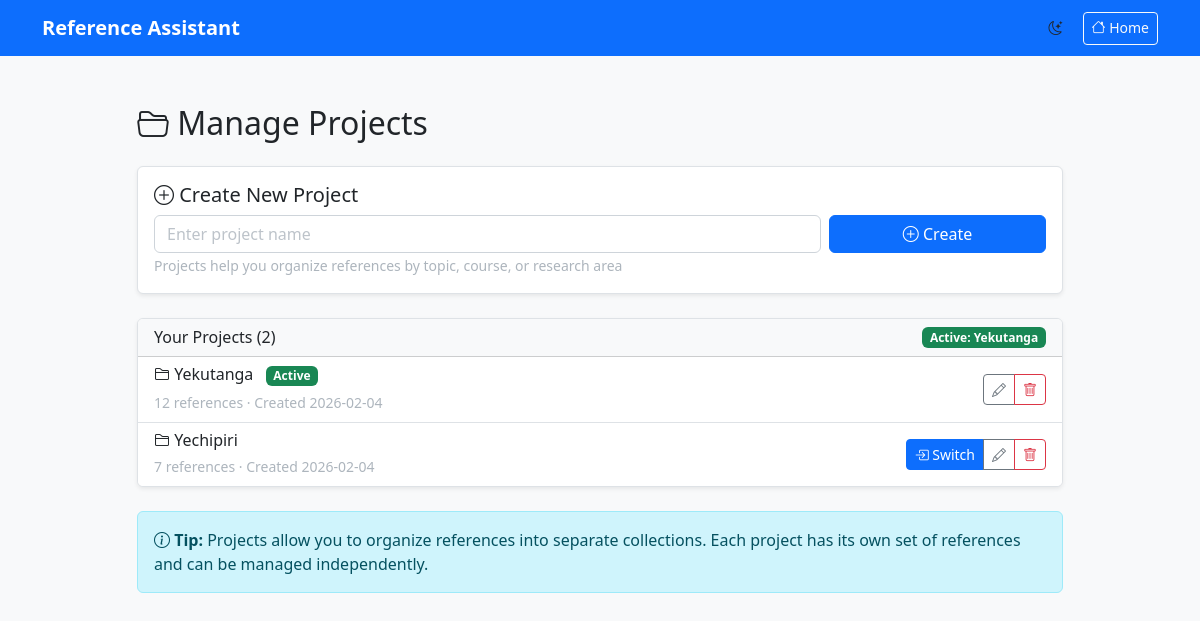
Screenshot of /projects (signed in) with the database file from the repository.
### ui/database.py (models this page shows, shortened)
class Project(db.Model):
    __tablename__ = 'projects'
    id = db.Column(db.String(255), primary_key=True)
    user_id = db.Column(db.Integer, db.ForeignKey('users.id'), nullable=False, index=True)
    name = db.Column(db.String(255), nullable=False)
    created_at = db.Column(db.DateTime, default=datetime.utcnow)
    last_modified = db.Column(db.DateTime, default=datetime.utcnow, onupdate=datetime.utcnow)
    project_references = db.relationship('ProjectReference', backref='project', lazy=True, cascade='all, delete-orphan')
    def to_dict(self):
        return {
            'id': self.id,
            'name': self.name,
            'created_at': self.created_at.isoformat() if self.created_at else None,
            'last_modified': self.last_modified.isoformat() if self.last_modified else None,
            'ref_count': len(self.project_references)
        }

### ui/app.py (the view)
@app.route('/projects')
@login_required
def manage_projects():
    from ui.database import Project, ProjectReference
    projects = Project.query.filter_by(user_id=current_user.id).all()
    project_list = [p.to_dict() for p in projects]
    return render_template('projects.html', projects=project_list)

### ui/app.py (called while the page is built)
@login_manager.user_loader
def load_user(user_id):
    return User.query.get(int(user_id))

@app.context_processor
def inject_project_context():
    if not current_user.is_authenticated:
        return {
            'current_project': None,
            'available_projects': []
        }
    from ui.database import Project
    current_project_id = session.get('current_project_id')
    all_projects = Project.query.filter_by(user_id=current_user.id).all()
    current_project = None
    if current_project_id:
        current_project = Project.query.filter_by(
            id=current_project_id,
            user_id=current_user.id
        ).first()
    if not current_project and all_projects:
        current_project = all_projects[0]
        session['current_project_id'] = current_project.id
    return {
        'current_project': current_project.to_dict() if current_project else None,
        'available_projects': [p.to_dict() for p in all_projects]
    }

### ui/templates/projects.html (shortened to what this page needs)
<!doctype html>
<html>
<head>
    <link href="https://cdn.jsdelivr.net/npm/bootstrap@5.3.2/dist/css/bootstrap.min.css" rel="stylesheet"
>
    <link rel="stylesheet" href="https://cdn.jsdelivr.net/npm/bootstrap-icons@1.11.1/font/bootstrap-icons.css">
    <link rel="stylesheet" href="{{ url_for('static', filename='css/enhancements.css') }}">
</head>
<body class="bg-light">
    <nav class="navbar navbar-expand-lg navbar-dark bg-primary">
        <div class="container">
            <a class="navbar-brand fw-bold" href="{{ url_for('index') }}">Reference Assistant</a>
            <div class="navbar-nav ms-auto">
                <button id="darkModeToggle" class="btn btn-sm me-2 dark-mode-toggle" aria-label="Toggle dark mode">
                    <i id="darkModeIcon" class="bi bi-moon-stars"></i>
                </button>
                <a href="{{ url_for('index') }}" class="btn btn-outline-light btn-sm">
                    <i class="bi bi-house"></i> Home
                </a>
            </div>
        </div>
    </nav>
    <div class="container py-5">
        <div class="row">
            <div class="col-lg-10 mx-auto">
                <h2 class="mb-4">
                    <i class="bi bi-folder2-open"></i> Manage Projects
                </h2>
                <div class="card shadow-sm mb-4">
                    <div class="card-body">
                        <h5 class="card-title"><i class="bi bi-plus-circle"></i> Create New Project</h5>
                        <form action="{{ url_for('create_project') }}" method="post">
                            <div class="row g-2">
                                <div class="col-md-9">
                                    <input type="text" class="form-control" name="project_name"
                                        placeholder="Enter project name" required maxlength="100">
                                    <small class="text-muted">Projects help you organize references by topic, course, or
                                        research
                                        area</small>
                                </div>
                                <div class="col-md-3">
                                    <button type="submit" class="btn btn-primary w-100">
                                        <i class="bi bi-plus-circle"></i> Create
                                    </button>
                                </div>
                            </div>
                        </form>
                    </div>
                </div>
                <div class="card shadow-sm">
                    <div class="card-header bg-light d-flex justify-content-between align-items-center">
                        <h6 class="mb-0">Your Projects ({{ projects|length }})</h6>
                        {% if current_project %}
                        <span class="badge bg-success">Active: {{ current_project.name }}</span>
                        {% endif %}
                    </div>
                    {% if projects %}
                    <div class="list-group list-group-flush">
                        {% for project in projects %}
                        <div class="list-group-item project-card">
                            <div class="d-flex justify-content-between align-items-center">
                                <div class="flex-grow-1">
                                    <h6 class="mb-1">
                                        <i class="bi bi-folder2"></i>
                                        <span id="project-name-{{ project.id }}">{{ project.name }}</span>
                                        {% if current_project and project.id == current_project.id %}
                                        <span class="badge bg-success ms-2">Active</span>
                                        {% endif %}
                                    </h6>
                                    <small class="text-muted">
                                        {{ project.ref_count }} references ·
                                        Created {{ project.created_at[:10] if project.created_at else 'Unknown' }}
                                    </small>
                                </div>
                                <div class="btn-group" role="group">
                                    {% if not current_project or project.id != current_project.id %}
                                    <a href="{{ url_for('switch_project', project_id=project.id) }}"
                                        class="btn btn-sm btn-primary">
                                        <i class="bi bi-box-arrow-in-right"></i> Switch
                                    </a>
                                    {% endif %}
                                    <button class="btn btn-sm btn-outline-secondary"
                                        onclick="renameProject('{{ project.id }}')" title="Rename">
                                        <i class="bi bi-pencil"></i>
                                    </button>
                                    <button class="btn btn-sm btn-outline-danger"
                                        onclick="deleteProject('{{ project.id }}', '{{ project.name }}')"
                                        title="Delete">
                                        <i class="bi bi-trash"></i>
                                    </button>
                                </div>
                            </div>
                        </div>
                        {% endfor %}
                    </div>
                    {% else %}
                    <div class="card-body text-center py-5">
                        <i class="bi bi-folder2 text-muted display-4 mb-3"></i>
                        <p class="text-muted mb-0">No projects yet. Create your first project above!</p>
                    </div>
                    {% endif %}
                </div>
                <div class="alert alert-info mt-4">
                    <i class="bi bi-info-circle"></i>
                    <strong>Tip:</strong> Projects allow you to organize references into separate collections. Each
                    project has
                    its own set of references and can be managed independently.
                </div>
            </div>
        </div>
    </div>
</body>
</html>

### ui/static/css/enhancements.css (style rules this page uses)
:root { --bg-primary: #ffffff; --bg-secondary: #f8f9fa; --text-primary: #212529; --text-secondary: #6c757d; --text-muted: #adb5bd; --border-color: #dee2e6; --card-bg: #ffffff; --card-shadow: rgba(0, 0, 0, 0.1); --navbar-bg: #0d6efd; --input-bg: #ffffff; --input-border: #ced4da; }
body { background-color: var(--bg-primary); color: var(--text-primary); transition: background-color 0.3s ease, color 0.3s ease; }
.bg-light { background-color: var(--bg-secondary) !important; }
.card { background-color: var(--card-bg); border-color: var(--border-color); box-shadow: 0 2px 4px var(--card-shadow); }
.text-muted { color: var(--text-muted) !important; }
.form-control, .form-select { background-color: var(--input-bg); border-color: var(--input-border); color: var(--text-primary); }
.form-control::placeholder { color: var(--text-muted); opacity: 0.8; }
#darkModeToggle { border: none; background: transparent; color: inherit; padding: 0.375rem 0.75rem; cursor: pointer; transition: transform 0.2s ease; }

### ui/templates/projects.html (style rules this page uses)
.project-card { transition: transform 0.2s, box-shadow 0.2s; }

### rows the page displays
Project: name "Yekutanga", shows "Active", ref_count "12", created_at "2026-02-04"
Project: name "Yechipiri", ref_count "7", created_at "2026-02-04"

### other values shown
{{ projects|length }} "2"
